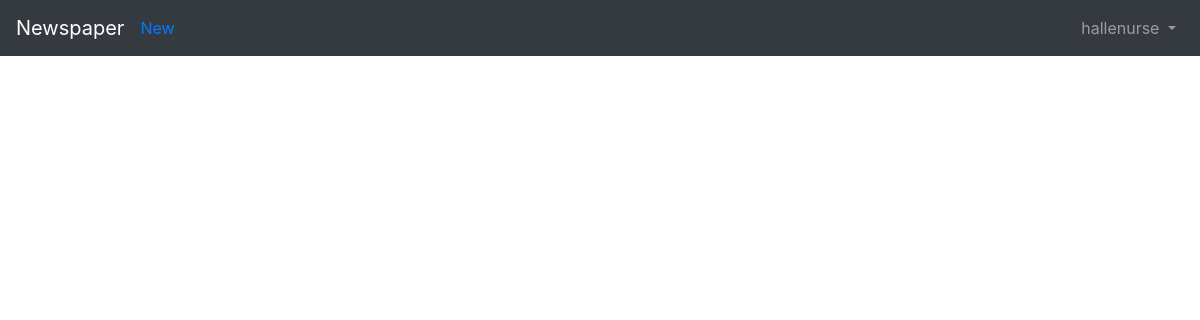
Page /articles/ (signed in) on the earlier database version.
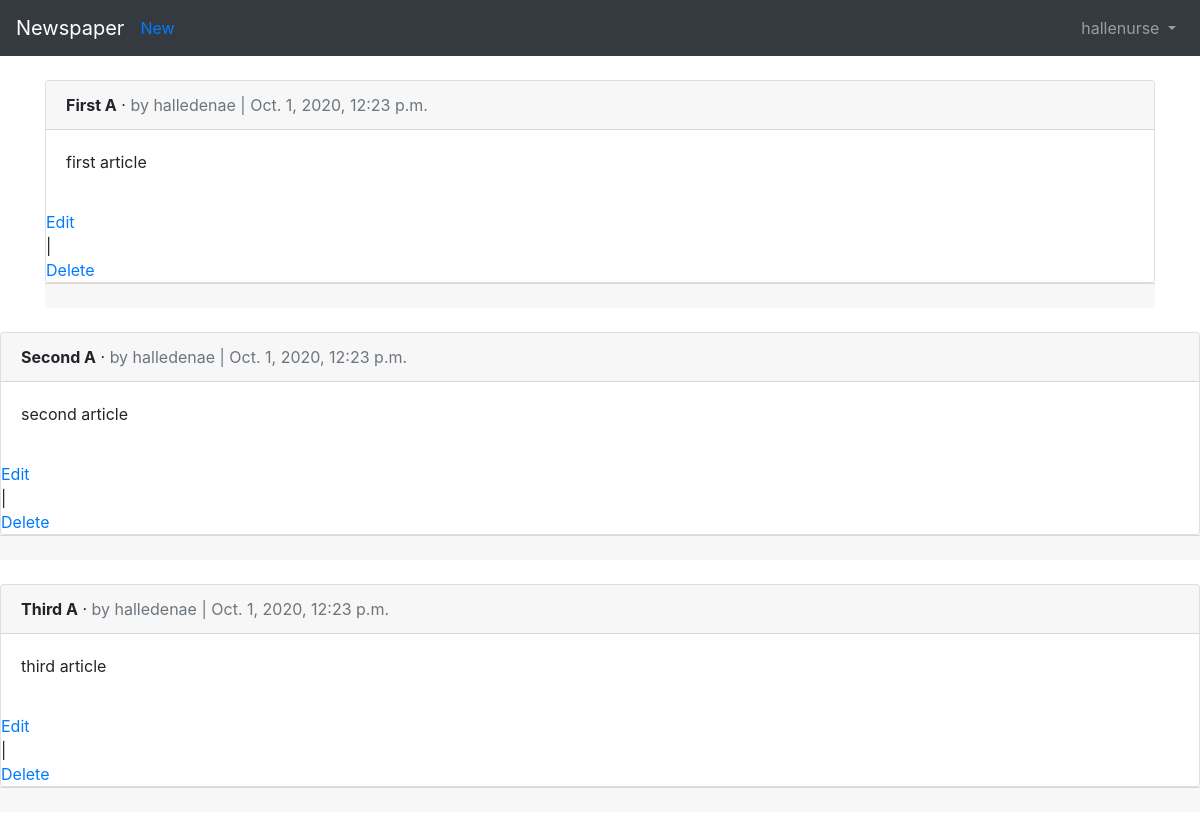
Same page on the later database version.
### users/models.py (models this page shows)
class CustomUser(AbstractUser):
    age = models.PositiveIntegerField(null=True, blank=True)

### articles/models.py (models this page shows, shortened)
class Article(models.Model):
    title = models.CharField(max_length=255)
    body = models.TextField()
    date = models.DateTimeField(auto_now_add=True)
    author = models.ForeignKey(
        get_user_model(),
        on_delete=models.CASCADE,
    )

### articles/views.py (the view)
# urls.py: path('', ArticleListView.as_view(), name='article_list')
class ArticleListView(LoginRequiredMixin, ListView):
    model = Article
    template_name = 'article_list.html'
    login_url = 'login'

### templates/article_list.html (shortened to what this page needs)
{% extends 'base.html' %}
{% block content %}
	{% for article in object_list %}
		<div class="card">
			<div class="card-header">
				<span class="font-weight-bold">{{ article.title }}</span> &middot;
				<span class="text-muted">by {{ article.author}} |
				{{ article.date }}</span>
			</div>
			<div class="card-body">
				<p>{{ article.body }}</p>
			</div>
				<a href="{% url 'article_edit' article.pk %}">Edit</a> |
				<a href="{% url 'article_delete' article.pk %}">Delete</a>
			</div>
			<div class="card-footer">
				</div>
			</div>
		<br />
	{% endfor %}
{% endblock content %}

### templates/base.html (shortened to what this page needs)
<!doctype html>
<html lang="en">
  <head>
    <link rel="stylesheet"
    href="https://stackpath.bootstrapcdn.com/bootstrap/4.1.3/css/bootstrap.min.css"
>
  </head>
  <body>
    <nav class="navbar navbar-expand-md navbar-dark bg-dark mb-4">
    	<a class="navbar-brand" href="{% url 'home' %}">Newspaper</a>
		{% if user.is_authenticated %}
	  		<ul class="navbar-nav mr-auto">
				<li class="nav-item"><a href="{% url 'article_new' %}">New</a></li>
			</ul>
		{% endif %}
    <div class="collapse navbar-collapse" id="navbarCollapse">
      {% if user.is_authenticated %}
        <ul class="navbar-nav ml-auto">
          <li class="nav-item">
            <a class="nav-link dropdown-toggle" href="#" id="userMenu"
              data-toggle="dropdown" aria-haspopup="true"
              aria-expanded="false">
              {{ user.username }}
            </a>
          </li>
        </ul>
      {% endif %}
    </div>
  </nav>
  <div class="container">
    {% block content %}
    {% endblock content %}
  </div>
  </body>
</html>

Differences in the rows shown:
added Article: title "First A", author "halledenae", date "Oct. 1, 2020, 12:23 p.m.", body "first article"
added Article: title "Second A", author "halledenae", date "Oct. 1, 2020, 12:23 p.m.", body "second article"
added Article: title "Third A", author "halledenae", date "Oct. 1, 2020, 12:23 p.m.", body "third article"
